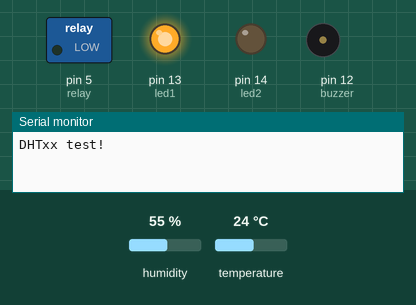
This sketch was run on a simulated Arduino Uno, built with avr-gcc and run on an emulated ATmega328P. Shown: switched loads named in the sketch (green lamp = pin HIGH), output pins drawn as LEDs (lit = HIGH), buzzer (waves = sounding, pin HIGH), the last lines printed to the serial monitor. Inputs (shaded band) come from the test bench; at power-on: humidity 55 %, temperature 24 °C.

Above: at 2.54 s.
At 3.8 s:
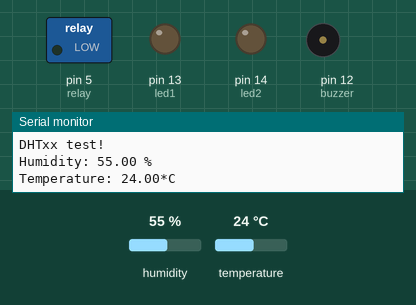
At 5.07 s:
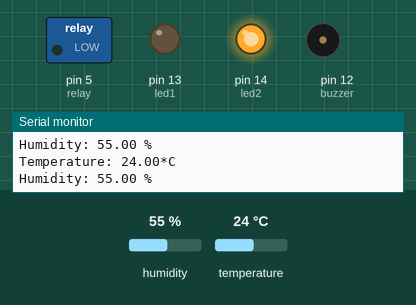
Timing chart, 0 to 5.4 s (numbered marks = the images above):
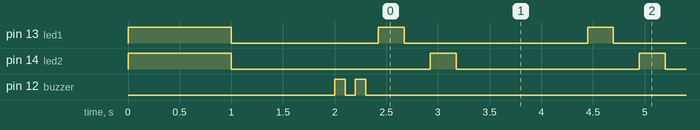

The sketch:

Test_IoT.ino
```cpp
#include "DHT.h"

#define DHTPIN 4 //pin GPIO4
#define DHTTYPE DHT11
DHT dht(DHTPIN, DHTTYPE);

#define relay 5 //GPIO5
#define led1 13 //GPIO13
#define led2 14 //GPIO14
#define buzzer 12 //GPI012

void setup()
{
  Serial.begin(9600);
  Serial.println("DHTxx test!");
  dht.begin();

  pinMode (relay, OUTPUT);
  pinMode (led1, OUTPUT);
  pinMode (led2, OUTPUT);
  pinMode (buzzer, OUTPUT);
  digitalWrite(buzzer,LOW);
  digitalWrite(led1,HIGH);
  digitalWrite(led2,HIGH);
  delay(1000);
  digitalWrite(led1,LOW);
  digitalWrite(led2,LOW);
  delay(1000);

  digitalWrite(buzzer,HIGH);
  delay(100);
  digitalWrite(buzzer,LOW);
  delay(100);
  digitalWrite(buzzer,HIGH);
  delay(100);
  digitalWrite(buzzer,LOW);
  delay(100);
}

void loop()
{
  ukur();
  delay(1000);
}

void ukur()
{
  float h = dht.readHumidity();
  float t = dht.readTemperature();

  if (isnan(h) || isnan(t))
  {
    Serial.println("Failed to read from DHT sensor!");
    return;
  }

  digitalWrite(led1, HIGH);
  delay(250);
  Serial.print("Humidity: ");
  Serial.print(h);
  Serial.println(" %");
  digitalWrite(led1, LOW);
  delay(250);
  digitalWrite(led2, HIGH);
  delay(250);
  Serial.print("Temperature: ");
  Serial.print(t);
  Serial.println("*C");
  digitalWrite(led2, LOW);
  delay(250);

  /*if (t>32 && t<=50)
  {
    digitalWrite(buzzer, HIGH);
    delay(500);
    digitalWrite(buzzer, LOW);
    delay(500);
  }
  else
  {
    digitalWrite(led1, HIGH);
    delay(250);
    digitalWrite(led1, LOW);
    delay(250);
    digitalWrite(led2, HIGH);
    delay(250);
    digitalWrite(led2, LOW);
    delay(250);
  }*/
}
```

Measured:
- by itself, pin 13 (led1): repeats every 2.0 s: HIGH 0.25 s, LOW 1.8 s
- by itself, pin 14 (led2): alternates HIGH for 0.25 s and LOW for 1.8 s
- by itself, everything shown: repeats every 2.0 s, in 4 steps
